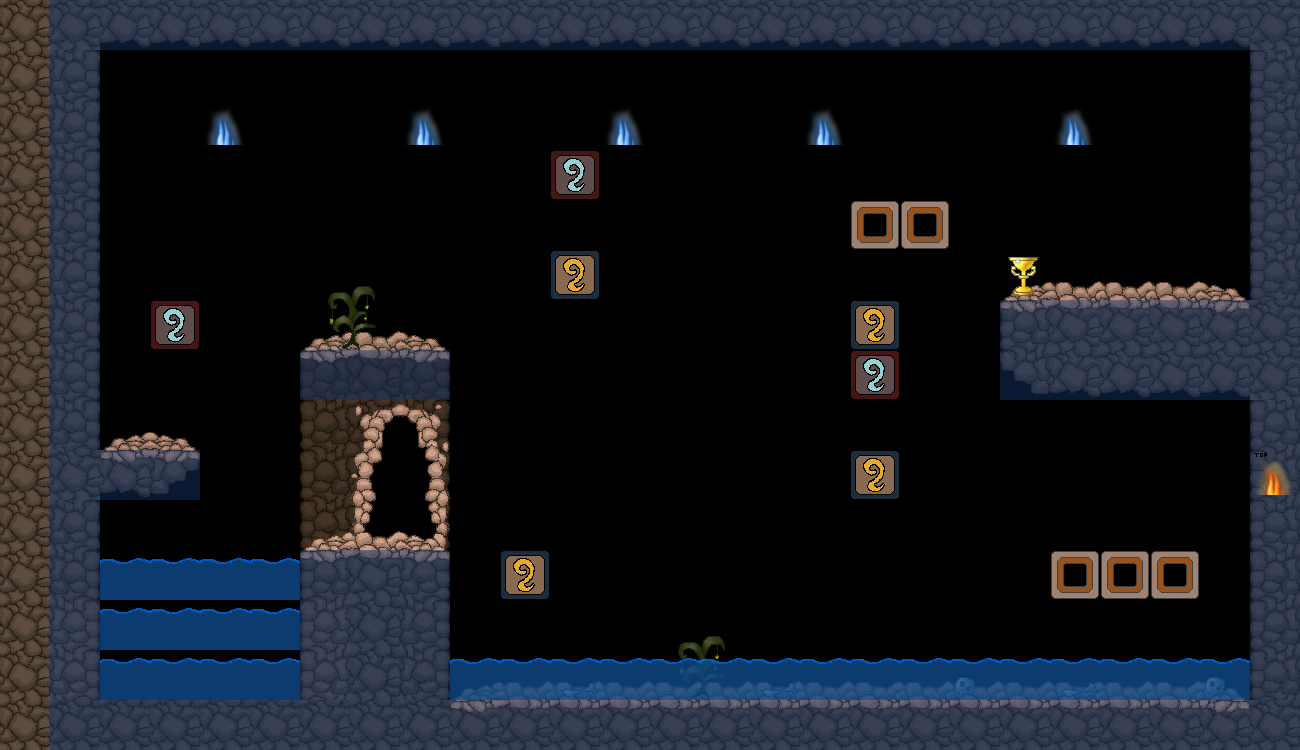

A level layout from a 2D game, rendered from its tile map. Below: a short description, then the map file with tile-grid data replaced by summaries:
An orthogonal 26x15 tile map with 50x50 px tiles, 10 tile layers (BG 1, BG 2, BG 3, BG 4, ...), 4 tilesets and 6 objects.

<map version="1.0" orientation="orthogonal" renderorder="right-down" width="26" height="15" tilewidth="50" tileheight="50" nextobjectid="17">
 <properties>
  <property name="backgroundlayers" value="-1.0,res/level/testleverlevel/layer_inf.png" />
  <property name="dimming" value="0.2" />
  <property name="name" value="Testleverlevel" />
  <property name="tilesetpath" value="res/level/testleverlevel/tileset_level_testleverlevel.png" />
 </properties>
 <tileset firstgid="1" name="tileset_level_ratcave" tilewidth="50" tileheight="50" spacing="2" margin="1" tilecount="529">
  <image source="../tilesets/tileset_level_ratcave.png" width="1200" height="1200" />
 </tileset>
 <tileset firstgid="530" name="tileset_level_dynamic_tiles" tilewidth="50" tileheight="50" spacing="2" margin="1" tilecount="200">
  <image source="../tilesets/tileset_level_dynamic_tiles.png" width="1040" height="520" />
 </tileset>
 <tileset firstgid="730" name="tileset_enemies" tilewidth="50" tileheight="50" spacing="2" margin="1" tilecount="10">
  <image source="../tilesets/tileset_enemies.png" width="260" height="104" />
 </tileset>
 <tileset firstgid="740" name="spritesheet_levelitems" tilewidth="50" tileheight="50" tilecount="576">
  <image source="../tilesets/spritesheet_levelitems.png" width="1200" height="1200" />
  <tile id="1">
   <properties>
    <property name="id" value="mi_goldengoblet" />
   </properties>
  </tile>
 </tileset>
 <layer name="BG 1" width="26" height="15" opacity="0.9">
  <data>[390 cells, 150 non-empty, 14 distinct tile ids]</data>
 </layer>
 <layer name="BG 2" width="26" height="15">
  <data>[390 cells, 48 non-empty, 16 distinct tile ids]</data>
 </layer>
 <layer name="BG 3" width="26" height="15">
  <data>[390 cells, 11 non-empty, 8 distinct tile ids]</data>
 </layer>
 <layer name="BG 4" width="26" height="15">
  <data>[390 cells, 2 non-empty, 2 distinct tile ids]</data>
 </layer>
 <layer name="dynamic water" width="26" height="15">
  <data>[390 cells, 28 non-empty, 1 distinct tile ids]</data>
 </layer>
 <layer name="dynamic shiftable" width="26" height="15">
  <data>[390 cells, 7 non-empty, 2 distinct tile ids]</data>
 </layer>
 <layer name="items" width="26" height="15">
  <data>[390 cells, 1 non-empty, 1 distinct tile ids]</data>
 </layer>
 <layer name="collidable" width="26" height="15">
  <data>[390 cells, 100 non-empty, 1 distinct tile ids]</data>
 </layer>
 <layer name="dynamic torch" width="26" height="15">
  <data>[390 cells, 6 non-empty, 2 distinct tile ids]</data>
 </layer>
 <layer name="dynamic unstable" width="26" height="15">
  <data>[390 cells, 5 non-empty, 1 distinct tile ids]</data>
 </layer>
 <objectgroup name="levelexits">
  <object id="3" x="363" y="406" width="69" height="135">
   <properties>
    <property name="map id" value="res/map/meadows/meadows.tmx" />
    <property name="x" value="3900" />
    <property name="y" value="1000" />
   </properties>
  </object>
 </objectgroup>
 <objectgroup name="chests">
  <object id="4" gid="534" x="1138" y="295" width="50" height="50">
   <properties>
    <property name="fo_cheese" value="1" />
    <property name="gold" value="100" />
   </properties>
  </object>
 </objectgroup>
 <objectgroup name="moving platforms">
  <object id="11" gid="543" x="864" y="557" width="50" height="50">
   <properties>
    <property name="direction" value="-80" />
    <property name="distance" value="300" />
    <property name="size" value="3" />
    <property name="speed" value="60" />
   </properties>
  </object>
  <object id="12" gid="563" x="562" y="376" width="50" height="50">
   <properties>
    <property name="direction" value="-30" />
    <property name="distance" value="200" />
    <property name="size" value="2" />
    <property name="speed" value="60" />
   </properties>
  </object>
  <object id="15" gid="563" x="176" y="403" width="50" height="50">
   <properties>
    <property name="direction" value="170" />
    <property name="distance" value="150" />
    <property name="speed" value="30" />
   </properties>
  </object>
  <object id="16" gid="563" x="476" y="642" width="50" height="50">
   <properties>
    <property name="direction" value="90" />
    <property name="distance" value="300" />
    <property name="speed" value="50" />
   </properties>
  </object>
 </objectgroup>
</map>
